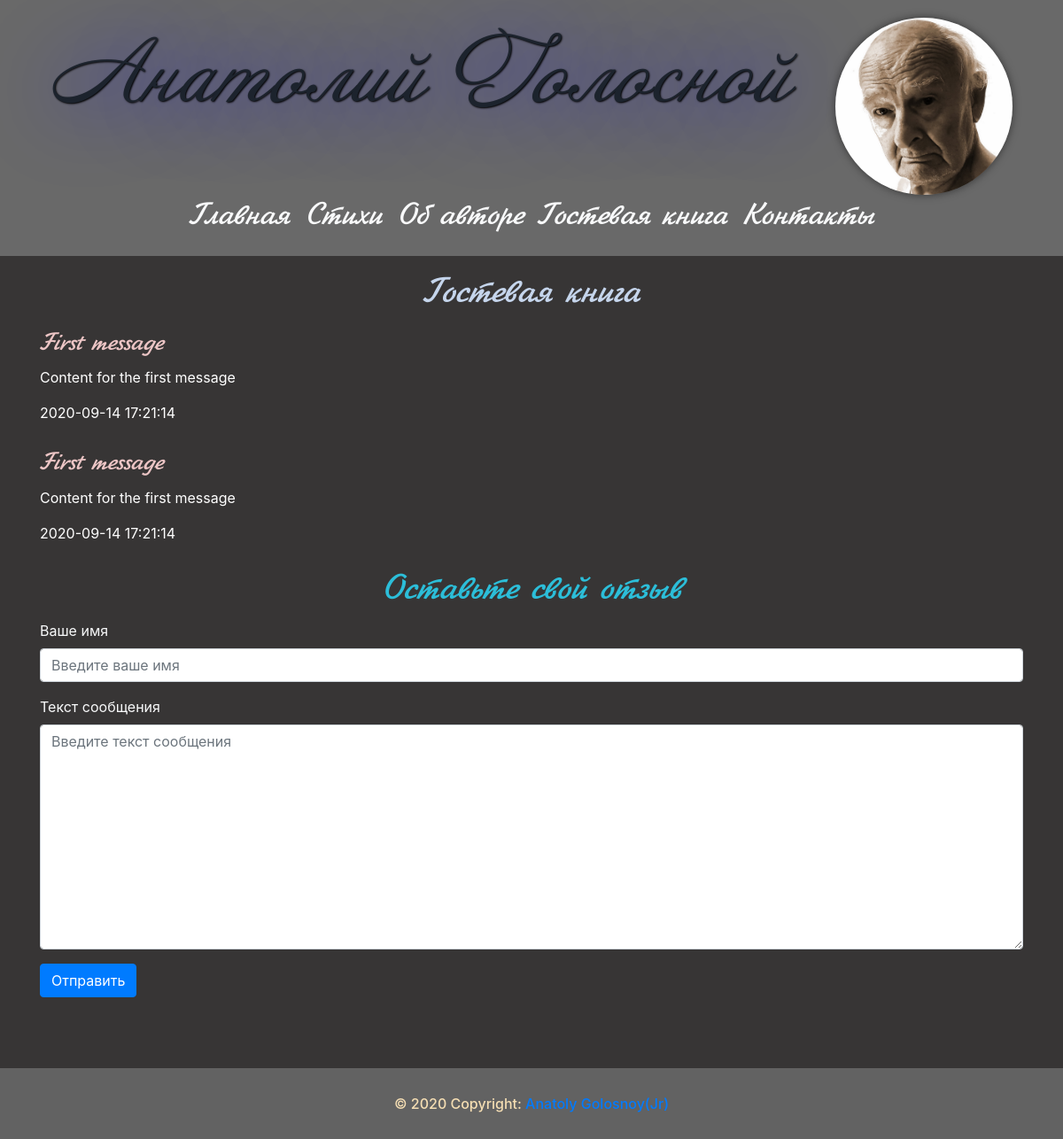
/guest, run on an earlier commit of the app's database.
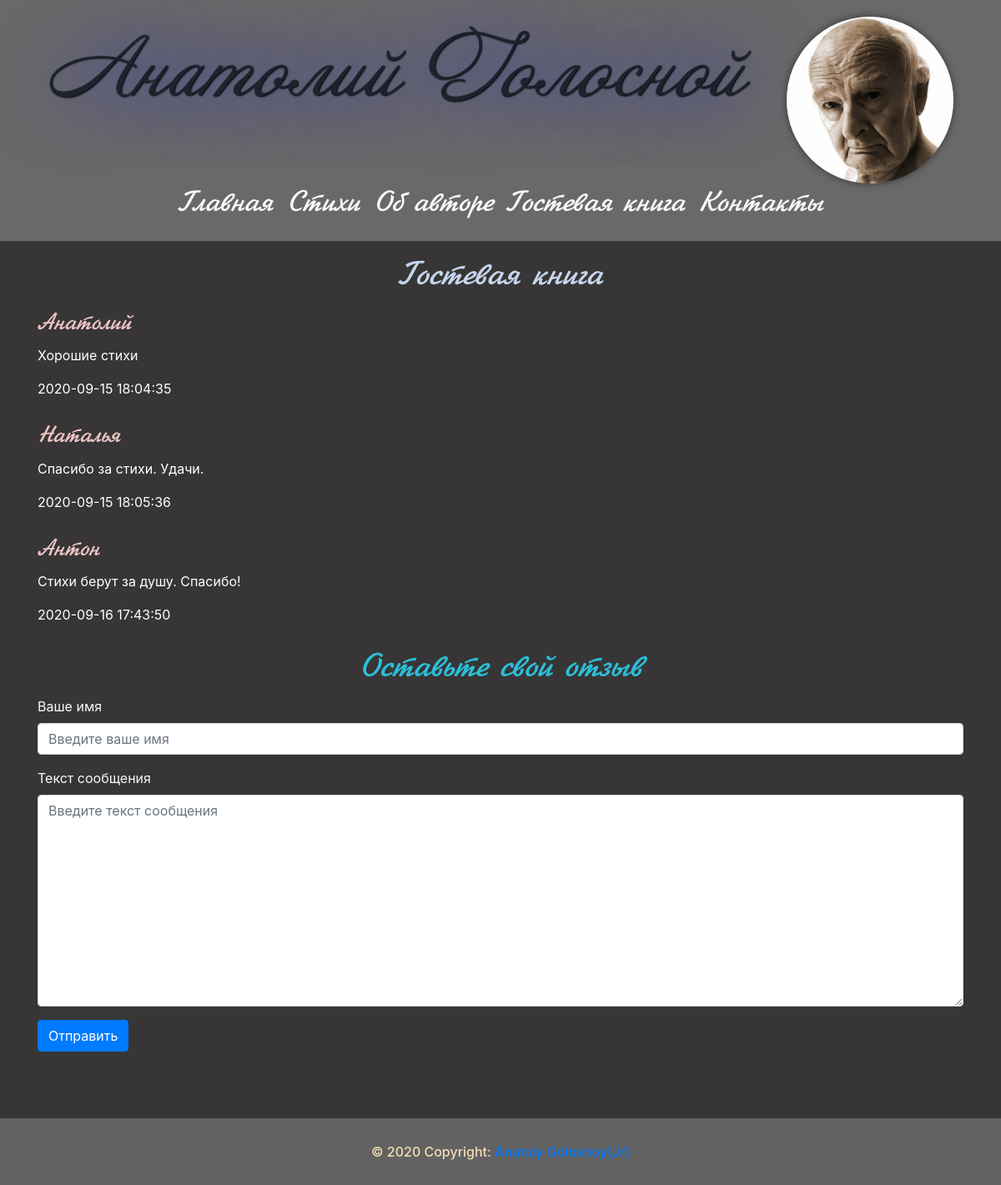
And on a later commit of the database.
### tables this page shows
CREATE TABLE guests(
id INTEGER PRIMARY KEY AUTOINCREMENT,
created TIMESTAMP NOT NULL DEFAULT CURRENT_TIMESTAMP,
guestname TEXT NOT NULL,
messagecontent TEXT NOT NULL
);

### app.py (the view)
@app.route('/guest')
def guest():
    conn = get_db_connection()
    guest = conn.execute('SELECT * FROM guests').fetchall()
    conn.close()
    return render_template('guest.html', title='Гостевая книга', guests=guest)

### app.py (called while the page is built)
def get_db_connection():
    conn = sqlite3.connect('database.db')
    conn.row_factory = sqlite3.Row
    return conn

### templates/guest.html
{% extends 'base.html' %}
{% block content %}
    <h1>{% block title %}{{ title }}{% endblock %}</h1>
    {% for guest in guests %}
        <div class="message">
            <h3>{{ guest['guestname'] }}</h3>
            <p>{{ guest['messagecontent'] }}</p>
            <span>{{ guest['created'] }}</span>
        </div>
    {% endfor %}
    <h2>Оставьте свой отзыв</h2>
    <form action="/guest_book" method="post">
        <div class="form-group">
            <label for="guestname" class="text-light">Ваше имя</label>
            <input type="text" name="guestname" placeholder="Введите ваше имя" class="form-control"
                   value="{{ request.form['guestname'] }}">
        </div>
        <div class="form-group">
            <label for="messagecontent" class="text-light">Текст сообщения</label>
            <textarea name='messagecontent' placeholder="Введите текст сообщения" class="form-control"
                      rows="10">{{ request.form['messagecontent'] }}</textarea>
        </div>
        <div class="form-group">
            <button type="submit" class="btn btn-primary">Отправить</button>
        </div>
    </form>
{% endblock %}

### templates/base.html (shortened to what this page needs)
<!DOCTYPE html>
<html lang="en">
<head>
    <link rel="stylesheet" href="https://stackpath.bootstrapcdn.com/bootstrap/4.5.2/css/bootstrap.min.css"
>
    <link rel="stylesheet" href="/static/css/style.css">
</head>
<body>
{% block header %}
    <header>
        <div class="part">
            <div class="nav_img">
                <p>Анатолий Голосной</p>
                <img class="father" src="/static/image/father2.jpg" alt="">
            </div>
            <div class="nav">
                <ul>
                    <li><a class="p-2 text-light" href="{{ url_for('index') }}">Главная</a></li>
                    <li><a class="p-2 text-light" href="{{ url_for('verses') }}">Стихи</a></li>
                    <li><a class="p-2 text-light" href="{{ url_for('about') }}">Об авторе</a></li>
                    <li><a class="p-2 text-light" href="{{ url_for('guest') }}">Гостевая книга</a></li>
                    <li><a class="p-2 text-light" href="{{ url_for('contacts') }}">Контакты</a></li>
                </ul>
            </div>
        </div>
    </header>
{% endblock %}
<div class="container">
    {% block content %}
    {% endblock %}
</div>
<footer>
    <div>
        © 2020 Copyright: <a href="{{ url_for('login') }}">Anatoly Golosnoy(Jr)</a>
    </div>
</footer>
</body>
</html>

### static/css/style.css (style rules this page uses)
* { margin: 0; padding: 0; }
body { background-color: #373535; min-height: 100%; position: relative; }
header { background-color: dimgray; display: flex; justify-content: space-evenly; }
header p { font-family: Annabelle, serif; font-size: 90px; color: #1c232d; }
li { list-style-type: none; }
li a { font-family: Jikharev, serif; font-size: 35px; }
h1 { color: #c5d5ec; text-align: center; margin-top: 20px; font-family: Jikharev, serif; }
h2 { color: #2cbed9; text-align: center; margin-top: 20px; font-family: Jikharev, serif; font-size: 40px; }
h3 { color: #ecc5c5; margin-top: 16px; font-family: Jikharev, serif; }
footer { width: 100%; height: 80px; background-color: #626262; margin-top: 80px; display: flex; justify-content: center; align-items: center; color: wheat; font-weight: 500; position: relative; }
.nav { display: flex; justify-content: space-evenly; }
ul { display: flex; justify-content: center; color: #1c232d; }
.father { width: 200px; height: 200px; border-radius: 50%; margin-left: 50px; box-shadow: 0 0 10px rgba(0, 0, 0, 0.5); }
.nav_img { display: flex; justify-content: space-between; margin-top: 20px; }
.nav_img p { text-shadow: 1px 1px 2px black, 0 0 1em blue; }
.message { color: white; margin-bottom: 30px; }

What changed in the data, as far as the page shows it:
removed guests: guestname "First message", messagecontent "Content for the first message", created "2020-09-14 17:21:14"
removed guests: guestname "First message", messagecontent "Content for the first message", created "2020-09-14 17:21:14"
added guests: guestname "Анатолий", messagecontent "Хорошие стихи", created "2020-09-15 18:04:35"
added guests: guestname "Наталья", messagecontent "Спасибо за стихи. Удачи.", created "2020-09-15 18:05:36"
added guests: guestname "Антон", messagecontent "Стихи берут за душу. Спасибо!", created "2020-09-16 17:43:50"
